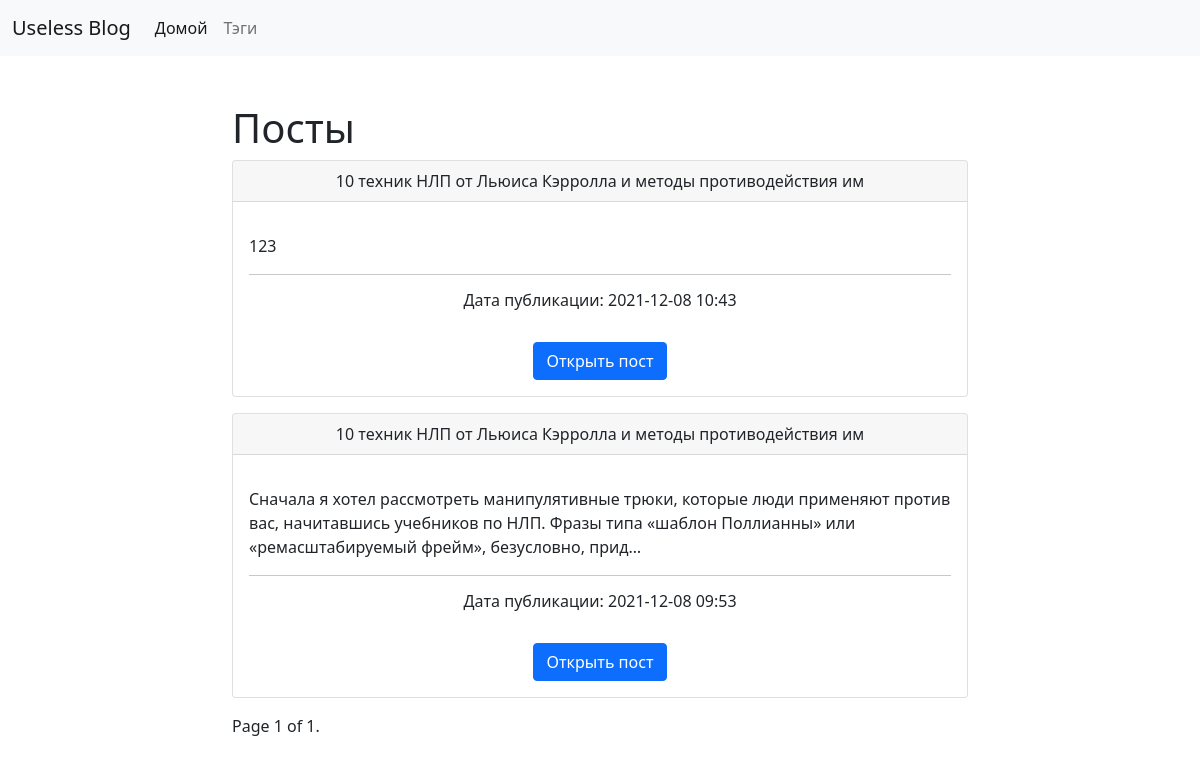
The page / on the database its author committed.
### blogengine/models.py (models this page shows, shortened)
class Post(models.Model):
    title = models.CharField(max_length=150, verbose_name='Заголовок')
    content = HTMLField('Содержание', default='')
    pub_date = models.DateTimeField(auto_now_add=True, verbose_name='Дата создания')
    upd_date = models.DateTimeField(auto_now=True ,verbose_name='Дата изменения')
    photo = models.ImageField(upload_to='images/%Y-%m-%d/', blank=True, verbose_name='Фото')
    author = models.ForeignKey(User, on_delete=models.PROTECT, verbose_name='Автор поста')
    tag = models.ManyToManyField(to='Tag', blank=True, related_name='posts')
    is_published = models.BooleanField(default=True, verbose_name='Опубликовано?')
    slug = models.SlugField(blank=True, null=True, max_length=150)
    class Meta:
        verbose_name = 'Пост'
        verbose_name_plural = 'Посты'
        ordering = ('-pub_date',)
    def get_absolute_url(self):
        return reverse('detailed_post', kwargs={'slug': self.slug})

### blogengine/views.py (the view)
# urls.py: path('', PostListView.as_view(), name='post_list'),
class PostListView(ListView):
    paginate_by = 5
    model = Post
    template_name = 'blogengine/post_list.html'

### blogengine/templates/blogengine/post_list.html (shortened to what this page needs)
{% extends 'base.html' %}
{% load static %}
{% block content %}
<h1>Посты</h1>
{% for post in object_list %}
<div class="card mb-3">
    <div class="card-header" align="center">
        {{ post.title }}
    </div>
  <div class="card-body">
    <p class="card-text">{{ post.content|truncatechars:250|safe }}</p>
      <hr>
    <h6 align="center">Дата публикации: {{ post.pub_date|date:"Y-m-d H:i" }}</h6>
      <br>
    <div align="center">
    <a href="{{ post.get_absolute_url }}" class="btn btn-primary">Открыть пост</a>
    </div>
  </div>
</div>
{% endfor %}
<div align="center">
<div class="pagination">
    <span class="step-links">
        <span class="current">
            Page {{ page_obj.number }} of {{ page_obj.paginator.num_pages }}.
        </span>
    </span>
</div>
</div>
{% endblock %}

### rows shown on the page
Post: title "10 техник НЛП от Льюиса Кэрролла и методы противодействия им", content "123", pub_date "2021-12-08 10:43"
Post: title "10 техник НЛП от Льюиса Кэрролла и методы противодействия им", content "Сначала я хотел рассмотреть манипулятивные трюки, которые люди применяют против вас, начитавшись учебников по НЛП. Фразы типа «шаблон Поллианны» или «ремасштабируемый фрейм», безусловно, прид…", pub_date "2021-12-08 09:53"

### other values the page prints
{{ page_obj.number }} "1"
{{ page_obj.paginator.num_pages }} "1"
